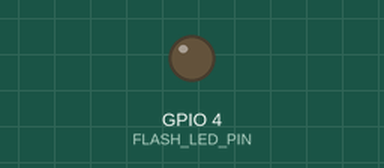
Simulated run of this sketch. Board: ESP32. Shown: output pins drawn as LEDs (lit = HIGH). WiFi joins after 1.5 s; servers stay silent unless stated; the camera gives no picture; what the sketch prints to the serial monitor is not drawn.

Above: at 2.1 s.
Timing chart, 0 to 3.6 s (numbered marks = the images above):
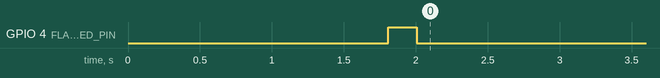

The sketch:

esp32cam_stream.ino
```cpp
/*
 * ASB — Autonomous Surveillance Bot
 * ESP32-CAM Firmware
 *
 * Streams MJPEG video over HTTP on port 80
 * Access stream at: http://<esp32cam-ip>/stream
 *
 * Board: AI-Thinker ESP32-CAM
 * Partition: Huge App (3MB No OTA)
 */

#include "esp_camera.h"
#include <WiFi.h>
#include "esp_http_server.h"

// ─── WiFi — must match same network as ESP32 main ─────────────
const char* SSID     = "YOUR_WIFI_SSID";
const char* PASSWORD = "YOUR_WIFI_PASSWORD";

// ─── AI-Thinker ESP32-CAM pin map ─────────────────────────────
#define PWDN_GPIO_NUM     32
#define RESET_GPIO_NUM    -1
#define XCLK_GPIO_NUM      0
#define SIOD_GPIO_NUM     26
#define SIOC_GPIO_NUM     27
#define Y9_GPIO_NUM       35
#define Y8_GPIO_NUM       34
#define Y7_GPIO_NUM       39
#define Y6_GPIO_NUM       36
#define Y5_GPIO_NUM       21
#define Y4_GPIO_NUM       19
#define Y3_GPIO_NUM       18
#define Y2_GPIO_NUM        5
#define VSYNC_GPIO_NUM    25
#define HREF_GPIO_NUM     23
#define PCLK_GPIO_NUM     22

#define FLASH_LED_PIN      4

// ─── MJPEG stream boundary ────────────────────────────────────
#define PART_BOUNDARY "123456789000000000000987654321"
static const char* STREAM_CONTENT_TYPE =
  "multipart/x-mixed-replace;boundary=" PART_BOUNDARY;
static const char* STREAM_BOUNDARY = "\r\n--" PART_BOUNDARY "\r\n";
static const char* STREAM_PART =
  "Content-Type: image/jpeg\r\nContent-Length: %u\r\n\r\n";

httpd_handle_t stream_httpd = NULL;

// ─── Stream handler ───────────────────────────────────────────
esp_err_t stream_handler(httpd_req_t* req) {
  camera_fb_t* fb = NULL;
  esp_err_t res = ESP_OK;
  char part_buf[64];

  res = httpd_resp_set_type(req, STREAM_CONTENT_TYPE);
  if (res != ESP_OK) return res;

  httpd_resp_set_hdr(req, "Access-Control-Allow-Origin", "*");

  while (true) {
    fb = esp_camera_fb_get();
    if (!fb) {
      Serial.println("[CAM] Frame capture failed");
      res = ESP_FAIL;
      break;
    }

    // Send boundary
    res = httpd_resp_send_chunk(req, STREAM_BOUNDARY, strlen(STREAM_BOUNDARY));
    if (res != ESP_OK) break;

    // Send part header
    size_t hlen = snprintf(part_buf, sizeof(part_buf), STREAM_PART, fb->len);
    res = httpd_resp_send_chunk(req, part_buf, hlen);
    if (res != ESP_OK) break;

    // Send image
    res = httpd_resp_send_chunk(req, (const char*)fb->buf, fb->len);
    esp_camera_fb_return(fb);
    fb = NULL;
    if (res != ESP_OK) break;
  }

  if (fb) esp_camera_fb_return(fb);
  return res;
}

// ─── Snapshot handler ─────────────────────────────────────────
esp_err_t snapshot_handler(httpd_req_t* req) {
  camera_fb_t* fb = esp_camera_fb_get();
  if (!fb) {
    httpd_resp_send_500(req);
    return ESP_FAIL;
  }
  httpd_resp_set_type(req, "image/jpeg");
  httpd_resp_set_hdr(req, "Access-Control-Allow-Origin", "*");
  httpd_resp_send(req, (const char*)fb->buf, fb->len);
  esp_camera_fb_return(fb);
  return ESP_OK;
}

// ─── Start HTTP server ────────────────────────────────────────
void startCameraServer() {
  httpd_config_t config = HTTPD_DEFAULT_CONFIG();
  config.server_port = 80;

  httpd_uri_t stream_uri = {
    .uri       = "/stream",
    .method    = HTTP_GET,
    .handler   = stream_handler,
    .user_ctx  = NULL
  };

  httpd_uri_t snapshot_uri = {
    .uri       = "/snapshot",
    .method    = HTTP_GET,
    .handler   = snapshot_handler,
    .user_ctx  = NULL
  };

  if (httpd_start(&stream_httpd, &config) == ESP_OK) {
    httpd_register_uri_handler(stream_httpd, &stream_uri);
    httpd_register_uri_handler(stream_httpd, &snapshot_uri);
    Serial.println("[HTTP] Camera server started");
  }
}

// ─── Setup ────────────────────────────────────────────────────
void setup() {
  Serial.begin(115200);
  pinMode(FLASH_LED_PIN, OUTPUT);
  digitalWrite(FLASH_LED_PIN, LOW);

  // Camera config
  camera_config_t config;
  config.ledc_channel = LEDC_CHANNEL_0;
  config.ledc_timer   = LEDC_TIMER_0;
  config.pin_d0       = Y2_GPIO_NUM;
  config.pin_d1       = Y3_GPIO_NUM;
  config.pin_d2       = Y4_GPIO_NUM;
  config.pin_d3       = Y5_GPIO_NUM;
  config.pin_d4       = Y6_GPIO_NUM;
  config.pin_d5       = Y7_GPIO_NUM;
  config.pin_d6       = Y8_GPIO_NUM;
  config.pin_d7       = Y9_GPIO_NUM;
  config.pin_xclk     = XCLK_GPIO_NUM;
  config.pin_pclk     = PCLK_GPIO_NUM;
  config.pin_vsync    = VSYNC_GPIO_NUM;
  config.pin_href     = HREF_GPIO_NUM;
  config.pin_sscb_sda = SIOD_GPIO_NUM;
  config.pin_sscb_scl = SIOC_GPIO_NUM;
  config.pin_pwdn     = PWDN_GPIO_NUM;
  config.pin_reset    = RESET_GPIO_NUM;
  config.xclk_freq_hz = 20000000;
  config.pixel_format = PIXFORMAT_JPEG;
  config.frame_size   = FRAMESIZE_VGA;   // 640×480 — good balance
  config.jpeg_quality = 12;              // 0–63, lower = better quality
  config.fb_count     = 2;

  esp_err_t err = esp_camera_init(&config);
  if (err != ESP_OK) {
    Serial.printf("[CAM] Init failed: 0x%x\n", err);
    return;
  }

  // Improve image quality settings
  sensor_t* s = esp_camera_sensor_get();
  s->set_brightness(s, 0);
  s->set_contrast(s, 0);
  s->set_saturation(s, 0);
  s->set_sharpness(s, 0);
  s->set_whitebal(s, 1);
  s->set_awb_gain(s, 1);
  s->set_wb_mode(s, 0);
  s->set_exposure_ctrl(s, 1);
  s->set_aec2(s, 0);
  s->set_gain_ctrl(s, 1);
  s->set_agc_gain(s, 0);
  s->set_gainceiling(s, (gainceiling_t)0);
  s->set_bpc(s, 0);
  s->set_wpc(s, 1);
  s->set_raw_gma(s, 1);
  s->set_lenc(s, 1);
  s->set_hmirror(s, 0);
  s->set_vflip(s, 0);
  s->set_dcw(s, 1);

  // WiFi
  WiFi.begin(SSID, PASSWORD);
  Serial.print("[WiFi] Connecting");
  while (WiFi.status() != WL_CONNECTED) {
    delay(500);
    Serial.print(".");
  }
  Serial.printf("\n[WiFi] Connected! IP: %s\n", WiFi.localIP().toString().c_str());
  Serial.printf("[CAM]  Stream URL: http://%s/stream\n",
                WiFi.localIP().toString().c_str());

  startCameraServer();

  // Flash LED briefly to confirm ready
  digitalWrite(FLASH_LED_PIN, HIGH); delay(200);
  digitalWrite(FLASH_LED_PIN, LOW);
}

void loop() {
  delay(10000);  // Camera server runs on its own task
}
```
